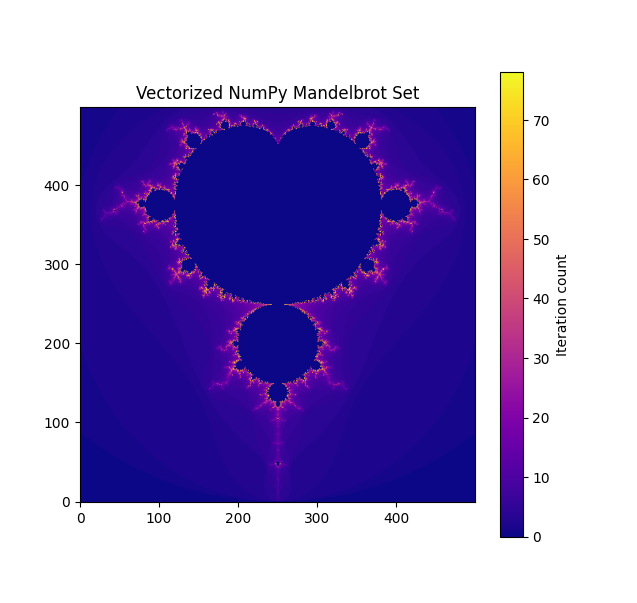

Python code for this plot:
import numpy as np
import matplotlib.pyplot as plt
from matplotlib import colors
import time

# -----------------------------
# 1. Original list-based Mandelbrot
# -----------------------------
def mandelbrot(z, maxiter):
    c = z
    for n in range(maxiter):
        if abs(z) > 2:
            return n
        z = z*z + c
    return 0

def mandelbrot_list(xmin, xmax, ymin, ymax, width, height, maxiter):
    r1 = np.linspace(xmin, xmax, width)
    r2 = np.linspace(ymin, ymax, height)
    result = []
    for r in r1:
        for i in r2:
            result.append(mandelbrot(complex(r, i), maxiter))
    result = np.reshape(result, (width, height))
    return r1, r2, result

# -----------------------------
# 2. NumPy loop version
# -----------------------------
def mandelbrot_numpy_loop(xmin, xmax, ymin, ymax, width, height, maxiter):
    r1 = np.linspace(xmin, xmax, width)
    r2 = np.linspace(ymin, ymax, height)
    result = np.zeros((width, height), dtype=np.int32)
    for ix, r in enumerate(r1):
        for iy, i in enumerate(r2):
            result[ix, iy] = mandelbrot(complex(r, i), maxiter)
    return r1, r2, result

# -----------------------------
# 3. Fully vectorized NumPy version
# -----------------------------
def mandelbrot_numpy(c, maxiter):
    output = np.zeros(c.shape, dtype=np.int32)
    z = np.zeros(c.shape, dtype=np.complex64)
    for it in range(maxiter):
        mask = np.abs(z) <= 2
        output[mask] = it
        z[mask] = z[mask] * z[mask] + c[mask]
    output[output == maxiter - 1] = 0
    return output

# -----------------------------
# 4. Parameters
# -----------------------------
xmin, xmax = -2.0, 0.5
ymin, ymax = -1.25, 1.25
width, height = 500, 500
maxiter = 80

# -----------------------------
# 5. Runtime comparison
# -----------------------------
start = time.time()
r1, r2, res_list = mandelbrot_list(xmin, xmax, ymin, ymax, width, height, maxiter)
print("List version runtime: {:.4f} s".format(time.time() - start))

start = time.time()
r1, r2, res_loop = mandelbrot_numpy_loop(xmin, xmax, ymin, ymax, width, height, maxiter)
print("NumPy loop version runtime: {:.4f} s".format(time.time() - start))

# Vectorized
X, Y = np.meshgrid(np.linspace(xmin, xmax, width), np.linspace(ymin, ymax, height))
C = X + 1j*Y
start = time.time()
res_vec = mandelbrot_numpy(C, maxiter)
print("Vectorized NumPy version runtime: {:.4f} s".format(time.time() - start))

# -----------------------------
# 6. Visualization of vectorized Mandelbrot
# -----------------------------
plt.figure(figsize=(8,8))
plt.imshow(res_vec.T, cmap='plasma', origin='lower')
plt.title("Vectorized NumPy Mandelbrot Set")
plt.colorbar(label='Iteration count')
plt.show()

# ###Output###
# PS S:\Studies and Docs\TU Dortmund\SEMESTER 3\python lab> & C:\Users\srava\AppData\Local\Programs\Python\Python314\python.exe "s:/Studies and Docs/TU Dortmund/SEMESTER 3/python lab/Day6/D6_Task16.py"
# List version runtime: 1.3972 s
# NumPy loop version runtime: 1.2810 s
# Vectorized NumPy version runtime: 0.2093 s

# 1. Mathematical expression repeatedly calculated:
#    z = z^2 + c

# 2. X-axis and Y-axis:
#    X-axis: Real part of complex plane
#    Y-axis: Imaginary part of complex plane

# 3. Pixel color meaning:
#    Number of iterations before |z| > 2 (escape speed)

# 6. Computation times:
#    List version: slowest
#    NumPy loop version: faster
#    Vectorized NumPy version: fastest

# 7. Reason for speed difference:
#    Vectorized NumPy avoids Python loop overhead and uses optimized C code internally

# 8. Runtime scaling at higher resolution:
#    Increases with number of pixels; vectorized version scales much better than loops

# 9. Best color map for visualization:
#    'plasma', 'inferno', or 'magma' show Mandelbrot structure clearly

# 10. Image quality:
#     Low resolution: blocky, less detail
#     High resolution: fine details of fractal visible

# 11. Memory requirement:
#     Increases with higher resolution; a 4000x4000 array uses significantly more RAM

# 12. Data types to save memory:
#     np.uint8 or np.int16 can reduce memory usage compared to np.int32
